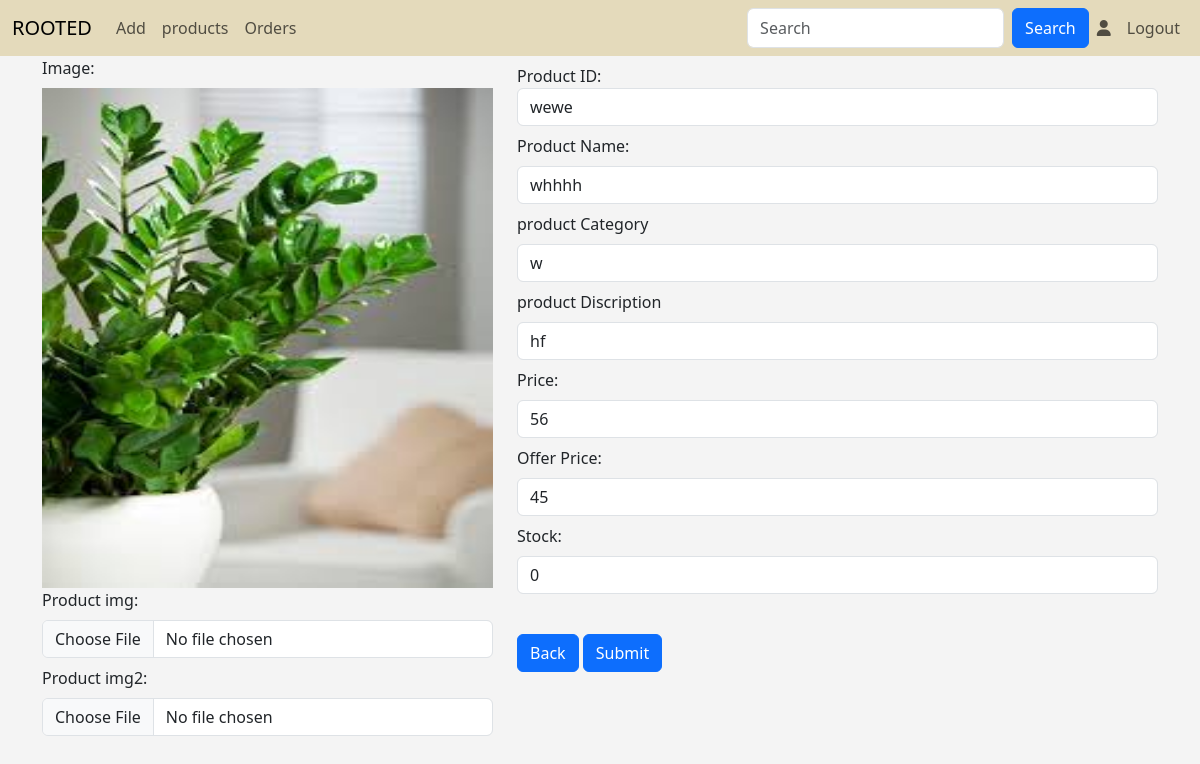
The page /update_prd/1 on the database its author committed.
### app/models.py (models this page shows, shortened)
class Plants(models.Model):
    p_id=models.TextField()
    name=models.TextField()
    p_catg=models.TextField()
    p_dis=models.TextField()
    price=models.IntegerField()
    offer_price=models.IntegerField()
    img=models.FileField()
    img2=models.FileField()
    stock=models.IntegerField()
    catg=models.ForeignKey(Category,on_delete=models.CASCADE)
    mcatg=models.ForeignKey(Main_cat,on_delete=models.CASCADE)

### app/views.py (the view)
# urls.py: path('update_prd/<pid>',views.update_prd),
def update_prd(req,pid):
    data=Plants.objects.get(pk=pid)
    if req.method=='POST':
        p_id=req.POST['p_id']
        name=req.POST['name']
        p_catg=req.POST['p_catg']
        p_dis=req.POST['p_dis']
        price=req.POST['price']
        offer_price=req.POST['offer_price']
        stock=req.POST['stock']
        img= req.FILES.get('img')
        img2=req.FILES.get('img2')
        if img:
            data=Plants.objects.filter(pk=pid).update(p_id=p_id,name=name,p_catg=p_catg,p_dis=p_dis,price=price,offer_price=offer_price,stock=stock,img=img)
        elif img2:
            data=Plants.objects.filter(pk=pid).update(p_id=p_id,name=name,p_catg=p_catg,p_dis=p_dis,price=price,offer_price=offer_price,stock=stock,img2=img2)
        else:
            data=Plants.objects.filter(pk=pid).update(p_id=p_id,name=name,p_catg=p_catg,p_dis=p_dis,price=price,offer_price=offer_price,stock=stock)
        return redirect(view_prdts)
    else:
        data1=Category.objects.all()
        data2=Main_cat.objects.all()
        return render(req,'admin/update.html',{'data':data,'data1':data1,'dcta2':data2})

### templates/admin/update.html (shortened to what this page needs)
<!DOCTYPE html>
<html lang="en">
<head>
    {% load static %}
    <link rel="stylesheet" href="https://cdnjs.cloudflare.com/ajax/libs/font-awesome/6.6.0/css/all.min.css">
    <link href="https://cdn.jsdelivr.net/npm/bootstrap@5.3.3/dist/css/bootstrap.min.css" rel="stylesheet">
    <link rel="stylesheet" href="{% static 'css/style.css'%}">
</head>
<body>
<nav class="navbar navbar-expand-sm " id="navb">
  <div class="container-fluid">
    <a class="navbar-brand" href="../a_home">ROOTED</a>
    <div class="collapse navbar-collapse" id="collapsibleNavbar">
      <ul class="navbar-nav me-auto">
        <li class="nav-item" id="dropdown">
          <a href="" class="nav-link" id="dropbtn">Add</a>
        </li>
        <li class="nav-item" id="dropdown">
          <a href="" class="nav-link" id="dropbtn">products
          </a>
        </li>
        <li class="nav-item" id="dropdown">
          <a href="" class="nav-link" id="dropbtn">Orders
          </a>
        </li>
      </ul>
      <form class="d-flex">
        <input class="form-control me-2" type="text" placeholder="Search">
        <button class="btn btn-primary" type="button">Search</button>
        <ul class="navbar-nav me-auto">
          <li class="nav-item">
            <a class="nav-link" href="m_login"><i class="fa-solid fa-user"></i></a>
          </li>
          <li class="nav-item" >
            <a class="nav-link" href="admin_logout">Logout</i></a>
          </li>
        </ul>
      </form>
    </div>
  </div>
</nav>
<div class="form-container">
  <div>
  <form action="" method="post" enctype="multipart/form-data">
<div class="container">
  <div class="row">
      <div class="col-lg-5">
          <div class="mb-2">
              <label for="img" class="form-label">Image:</label>
              <img src="{{data.img.url}}" alt="" style="width: 100% ;height: 500px;">
              <div class="mb-2">
                <label for="prd_name" class="form-label">Product img:</label>
                <input type="file" class="form-control" placeholder=" Product img" name="img">
              </div>
              <div class="mb-2">
                <label for="prd_name" class="form-label">Product img2:</label>
                <input type="file" class="form-control" placeholder=" Product img2" name="img2">
              </div>
            </div>
      </div>
      <div class="col-lg-7">
          <div class="mb-2 mt-2">
              <label for="prod_id" class="">Product ID:</label>
              <input type="text" class="form-control" placeholder=" Product id" name="p_id" value="{{data.p_id}}">
            </div>
            <div class="mb-2">
              <label for="prd_name" class="form-label">Product Name:</label>
              <input type="text" class="form-control" placeholder=" Product name" name="name" value="{{data.name}}">
            </div>
            <div class="mb-2">
              <label for="price" class="form-label">product Category</label>
              <input type="text" class="form-control" placeholder="Plant type" name="p_catg" value="{{data.p_catg}}">
            </div>
            <div class="mb-2">
              <label for="price" class="form-label">product Discription</label>
              <input type="text" class="form-control" placeholder="Plant type" name="p_dis" value="{{data.p_dis}}">
            </div>
            <div class="mb-2">
              <label for="price" class="form-label">Price:</label>
              <input type="number" class="form-control" placeholder=" Product price" name="price" value="{{data.price}}">
            </div>
            <div class="mb-2">
              <label for="price" class="form-label">Offer Price:</label>
              <input type="number" class="form-control" placeholder=" Product price" name="offer_price" value="{{data.offer_price}}">
            </div>
            <div class="mb-2">
              <label for="stock" class="form-label">Stock:</label>
              <input type="number" class="form-control" placeholder="stock" name="stock" value="{{data.stock}}">
            </div>
            <div class="form-check mb-2">
            </div>
            <div>
              <a type="submit" href="shop_home" class="btn btn-primary">Back</a>
              <button type="submit" class="btn btn-primary" value="update">Submit</button>
            </div>
      </div>
  </div>
</div>
</form>
</div>
</div>
    </body>
</html>

### static/css/style.css (style rules this page uses)
body { background-color: #f4f4f4; }
#navb { background-color: #e4dabb; }
.navbar-nav { display:flex; align-content: center; }
#dropdown { float: left; overflow: hidden; }

### rows shown on the page
Plants: img (picture), p_id "wewe", name "whhhh", p_catg "w", p_dis "hf", price "56", offer_price "45", stock "0"
